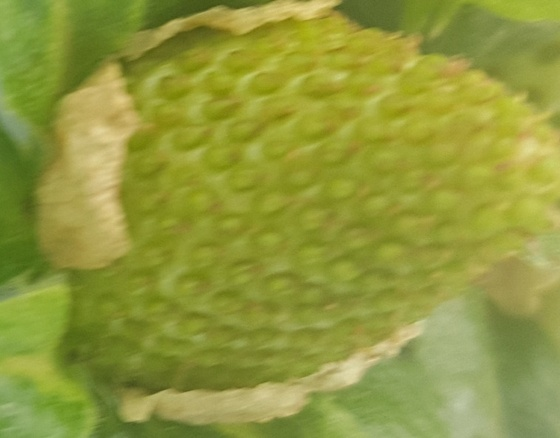
#> input picture strawberryDataset/train/unrip/fresa_500.jpg, 560 x 438 px, shrunk from 758 x 592 before the run
$ jupyter execute --allow-errors strawberry_classification.ipynb
#> lines starting #> are read from the running program, lines starting #| are printed output that depends on the picture
[cell 1]
import os

dataset_path = "strawberryDataset/"
categories = ["rip", "unrip"]

# 폴더 존재 여부 확인
for category in categories:
    folder_path = os.path.join(dataset_path, category)
    if not os.path.exists(folder_path):
        print(f"❌ 오류: '{folder_path}' 폴더가 존재하지 않습니다. 폴더를 생성하세요.")

[cell 2]
import os
import shutil
import random

# 데이터 경로 설정
dataset_path = "./strawberryDataset/"
train_path = "./strawberryDataset/train/"
test_path = "./strawberryDataset/test/"

# 학습(train) 및 테스트(test) 폴더 생성
os.makedirs(train_path + "rip", exist_ok=True)
os.makedirs(train_path + "unrip", exist_ok=True)
os.makedirs(test_path + "rip", exist_ok=True)
os.makedirs(test_path + "unrip", exist_ok=True)

# 각 클래스(rip/unrip)별로 파일을 분할 (80% train, 20% test)
split_ratio = 0.8

for category in ["rip", "unrip"]:
    img_files = os.listdir(dataset_path + category)
    random.shuffle(img_files)

    split_idx = int(len(img_files) * split_ratio)
    train_files = img_files[:split_idx]
    test_files = img_files[split_idx:]

    for file in train_files:
        shutil.move(os.path.join(dataset_path, category, file), os.path.join(train_path, category, file))

    for file in test_files:
        shutil.move(os.path.join(dataset_path, category, file), os.path.join(test_path, category, file))

print("데이터 분할 완료! 🎯")

[cell 3]
import os
import pandas as pd
import seaborn as sns
import matplotlib.pyplot as plt

# 데이터셋 경로
train_path = "./strawberryDataset/train/"
test_path = "./strawberryDataset/test/"

# 클래스별 이미지 개수 카운트
categories = ["rip", "unrip"]
data_counts = {
    "train": {category: len(os.listdir(os.path.join(train_path, category))) for category in categories},
    "test": {category: len(os.listdir(os.path.join(test_path, category))) for category in categories}
}

# 데이터 프레임 생성
df_train = pd.DataFrame(list(data_counts["train"].items()), columns=["Class", "Count"])
df_test = pd.DataFrame(list(data_counts["test"].items()), columns=["Class", "Count"])

# 시각화 (Train 데이터 분포)
plt.figure(figsize=(12, 5))
plt.subplot(1, 2, 1)
sns.barplot(x="Class", y="Count", data=df_train, palette="coolwarm")
plt.title("Distribution of Train Data")

# 시각화 (Test 데이터 분포)
plt.subplot(1, 2, 2)
sns.barplot(x="Class", y="Count", data=df_test, palette="coolwarm")
plt.ylim(0,200)
plt.title("Distribution of Test Data")

plt.show()
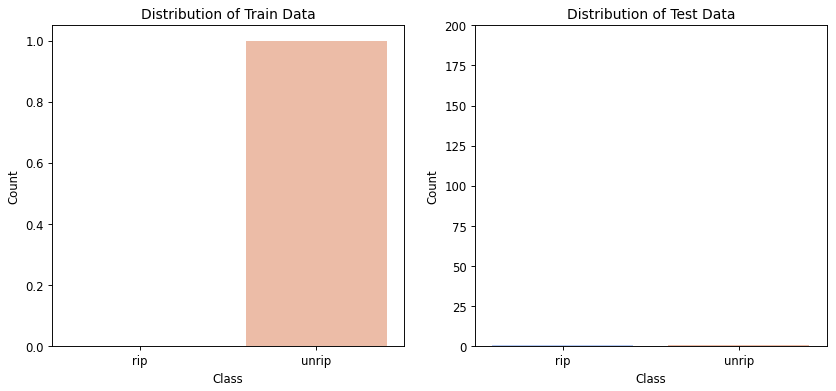
#> figure drawn by matplotlib, 2 panels

[cell 4]
import cv2
import matplotlib.pyplot as plt
import random

# 샘플 이미지 표시 함수
def show_images(folder, category, num=5):
    path = os.path.join(folder, category)
    images = random.sample(os.listdir(path), min(num, len(os.listdir(path))))  # 파일 개수가 적으면 최대 개수만큼
    plt.figure(figsize=(10, 5))

    for i, img_name in enumerate(images):
        img_path = os.path.join(path, img_name)
        img = cv2.imread(img_path)
        img = cv2.cvtColor(img, cv2.COLOR_BGR2RGB)  # OpenCV는 BGR 순서라 변환 필요
        plt.subplot(1, num, i+1)
        plt.imshow(img)
        plt.axis("off")

    plt.show()

# "익은 딸기" 샘플 시각화
print("🍓 익은 딸기 샘플")
show_images(train_path, "rip")

# "덜 익은 딸기" 샘플 시각화
print("🍏 덜 익은 딸기 샘플")
show_images(train_path, "unrip")
#> call 2 of show_images, with folder = './strawberryDataset/train/', category = 'unrip', num = 5
#> in show_images, img is the input picture: shape (438, 560, 3); mean B, G, R 60.6, 152.7, 145.3

[cell 5]
import numpy as np

# 이미지 크기 확인 함수
def get_image_sizes(folder, category):
    path = os.path.join(folder, category)
    sizes = []

    for img_name in os.listdir(path):
        img_path = os.path.join(path, img_name)
        img = cv2.imread(img_path)
        if img is not None:
            h, w, _ = img.shape
            sizes.append((w, h))

    return np.array(sizes)

# Train 데이터 이미지 크기 저장
rip_sizes = get_image_sizes(train_path, "rip")
unrip_sizes = get_image_sizes(train_path, "unrip")
#> unrip_sizes = [[560, 438]]

# 히스토그램 시각화
plt.figure(figsize=(10, 5))
#> (the rest of this cell did not finish here and is left out)

[cell 6]
# RGB 평균값 분석
def get_avg_rgb(folder, category):
    path = os.path.join(folder, category)
    avg_colors = []

    for img_name in os.listdir(path):
        img_path = os.path.join(path, img_name)
        img = cv2.imread(img_path)
        if img is not None:
            avg_color = np.mean(img, axis=(0, 1))  # 평균 RGB 값
            avg_colors.append(avg_color)

    return np.array(avg_colors)

rip_rgb = get_avg_rgb(train_path, "rip")
unrip_rgb = get_avg_rgb(train_path, "unrip")
#> unrip_rgb = [[60.64, 152.7, 145.3]]

# 산점도 시각화
plt.figure(figsize=(10, 5))
#> (the rest of this cell did not finish here and is left out)

[cell 7]
import cv2
import numpy as np
import matplotlib.pyplot as plt

image_path = "strawberryDataset/train/unrip/fresa_040.jpg"
image = cv2.imread(image_path)
#> (the rest of this cell did not finish here and is left out)

[cell 8]
import cv2
import numpy as np
import matplotlib.pyplot as plt
from skimage.color import rgb2lab

# 1️⃣ 이미지 불러오기 및 전처리
image_path = "strawberryDataset/train/unrip/fresa_500.jpg" # 딸기 이미지 경로
image = cv2.imread(image_path)
image = cv2.cvtColor(image, cv2.COLOR_BGR2RGB)  # OpenCV 기본 BGR → RGB 변환

# 2️⃣ 딸기 영역 분리 (배경 제거)
gray = cv2.cvtColor(image, cv2.COLOR_RGB2GRAY)  # 흑백 변환
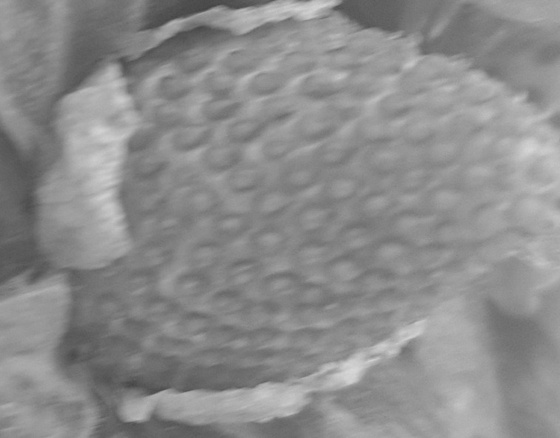
#> gray: shape (438, 560); min 67, max 216, mean 140
_, mask = cv2.threshold(gray, 50, 255, cv2.THRESH_BINARY)  # 이진화 (Thresholding)
#> mask: shape (438, 560); every value is 255

# 3️⃣ 딸기 면적 계산
strawberry_area = np.sum(mask == 255)  # 흰색(255) 픽셀 개수
#> strawberry_area = 245280

# 4️⃣ 색상 비율 추출 (RGB 평균)
avg_color_per_row = np.mean(image, axis=0)
#> avg_color_per_row = 560 rows, first 8: [117, 146.6, 62.24], [117.2, 146.9, 62.24], [117.5, 147, 62.38], [117.7, 147.2, 62.2], [118.3, 147.3, 62.36], [118.4, 147.5, 62.02], [118.9, 147.6, 62.09], [118.9, 147.6, 61.83]
avg_color = np.mean(avg_color_per_row, axis=0)  # 전체 평균
#> avg_color = [145.3, 152.7, 60.64]

# 5️⃣ LAB 색 공간 변환 (더 정확한 색상 분석)
lab_image = rgb2lab(image)
#> lab_image: shape (438, 560, 3) float64; mean of channels 0, 1, 2 60.8, -15.3, 45.7
L, A, B = np.mean(lab_image[:,:,0]), np.mean(lab_image[:,:,1]), np.mean(lab_image[:,:,2])
#> L = 60.79; A = -15.28; B = 45.68

# 6️⃣ 색 비율 히스토그램 생성
fig, axes = plt.subplots(1, 3, figsize=(15, 5))

# (1) 원본 이미지
axes[0].imshow(image)
axes[0].set_title("📸 원본 딸기 이미지")
axes[0].axis("off")

# (2) 딸기 영역 마스킹 결과
axes[1].imshow(mask, cmap="gray")
axes[1].set_title(f"🏷️ 딸기 면적: {strawberry_area} pixels")
axes[1].axis("off")

# (3) 색 비율 히스토그램
colors = ["red", "green", "blue"]
color_ratios = (avg_color / np.sum(avg_color)) * 100
#> color_ratios = [40.52, 42.57, 16.91]
axes[2].bar(["Red", "Green", "Blue"], color_ratios, color=colors)
axes[2].set_title("🎨 딸기 색상 비율")

plt.show()
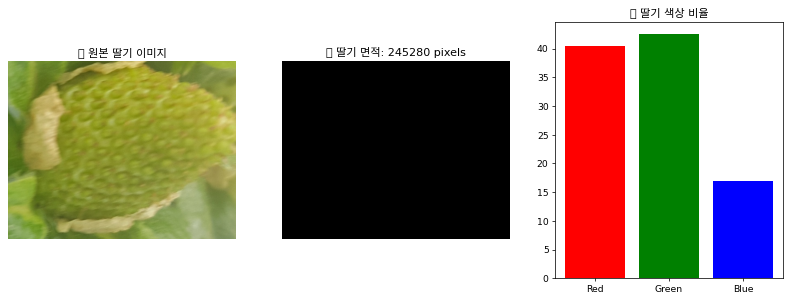
#> figure drawn by matplotlib, 3 panels; panel 3: tallest bar 42.57 high, from x = 0.6 to 1.4

# 7️⃣ 숙성도 예측 (가정: Red가 많을수록 익음)
if color_ratios[0] >= 40:  # Red 비율이 60% 이상이면 익음
    ripeness = "🍓 익은 딸기 (Ripe)"
elif 30 < color_ratios[0] <= 60:
    ripeness = "🍏 덜 익은 딸기 (Unripe)"
else:
    ripeness = "🟡 미숙한 딸기 (Not Ripe)"

# 8️⃣ 분석 결과 출력
print(f"📊 평균 RGB 값: {avg_color.astype(int)}")
#| 📊 평균 RGB 값: [145 152  60]
print(f"🔴 Red: {color_ratios[0]:.2f}% 🟢 Green: {color_ratios[1]:.2f}% 🔵 Blue: {color_ratios[2]:.2f}%")
#| 🔴 Red: 40.52% 🟢 Green: 42.57% 🔵 Blue: 16.91%
print(f"🍓 LAB 색상 평균: L={L:.2f}, A={A:.2f}, B={B:.2f}")
#| 🍓 LAB 색상 평균: L=60.79, A=-15.28, B=45.68
print(f"🏷️ 딸기 면적: {strawberry_area} pixels")
#| 🏷️ 딸기 면적: 245280 pixels
print(f"📌 예측된 숙성도: {ripeness}")
